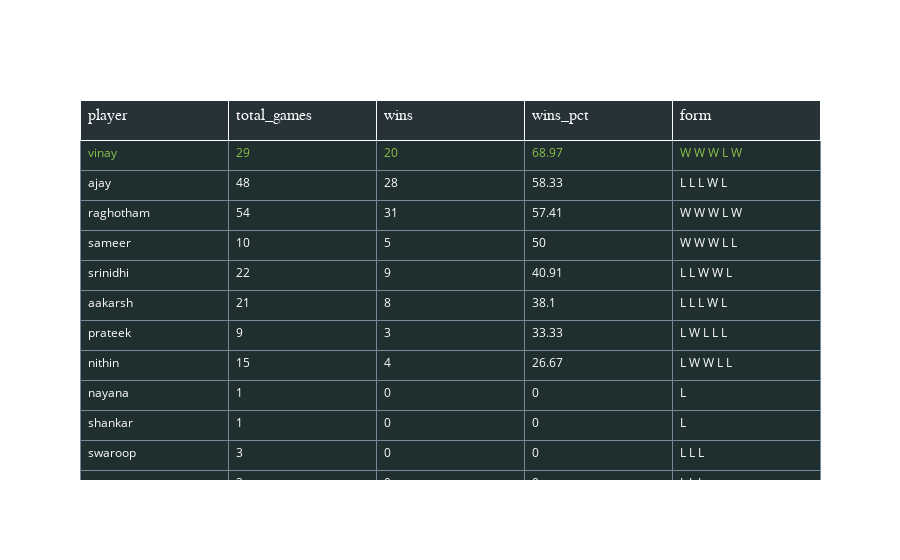

Notebook cell for this chart:
### Code cell
go_table = go.Table(
    header=dict(
        values=leaderboard_df.columns, 
        align="left", 
        height=40, 
        fill_color="#263238", 
        font=dict(color="white", size=16, family="Arial")
    ),
    cells=dict(
        values=[leaderboard_df[i] for i in leaderboard_df.columns], 
        align="left", 
        height=30,
        fill_color="#1f2e2e",
        font=dict(color=[np.where(leaderboard_df['wins_pct'] == leaderboard_df['wins_pct'].max(), '#8bc34a', 'white')]),
        line=dict(color="lightslategrey")
    ),
    name="Leaderboard"
)
go.Figure(
    go_table
)

### Figure 1 — Plotly figure (JSON) as saved in the notebook; plotly's stock layout.template omitted (floating-point values rounded to 4 significant figures)
{"data": [{"cells": {"align": "left", "fill": {"color": "#1f2e2e"}, "font": {"color": [["#8bc34a", "white", "white", "white", "white", "white", "white", "white", "white", "white", "white", "white"]]}, "height": 30, "line": {"color": "lightslategrey"}, "values": [["vinay", "ajay", "raghotham", "sameer", "srinidhi", "aakarsh", "prateek", "nithin", "nayana", "shankar", "swaroop", "vatsa"], [29, 48, 54, 10, 22, 21, 9, 15, 1, 1, 3, 3], [20, 28, 31, 5, 9, 8, 3, 4, 0, 0, 0, 0], [68.97, 58.33, 57.41, 50, 40.91, 38.1, 33.33, 26.67, 0, 0, 0, 0], ["W W W L W", "L L L W L", "W W W L W", "W W W L L", "L L W W L", "L L L W L", "L W L L L", "L W W L L", "L", "L", "L L L", "L L L"]]}, "header": {"align": "left", "fill": {"color": "#263238"}, "font": {"color": "white", "family": "Arial", "size": 16}, "height": 40, "values": ["player", "total_games", "wins", "wins_pct", "form"]}, "name": "Leaderboard", "type": "table"}], "layout": {}}
